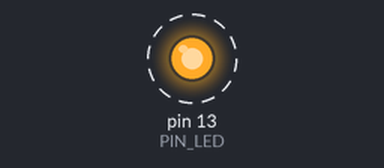
Simulated run of this sketch. Board: Arduino Uno, built with avr-gcc and run on an emulated ATmega328P. Parts: output pins drawn as LEDs (lit = HIGH). Dashed ring = blinking.

Above: at 0.1 s.
Timing chart, 0 to 3.0 s (numbered marks = the images above):
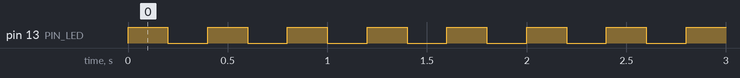

Measured:
- by itself, pin 13 (PIN_LED): alternates HIGH for 0.20 s and LOW for 0.20 s

The sketch:

practice02_led.ino
```cpp
// (licence header left out)
#define PIN_LED 13              // IO 13(5番ピン) にLEDを接続する

void setup() {                  // 起動時に一度だけ実行される関数
    pinMode(PIN_LED,OUTPUT);    // LEDを接続したポートを出力に設定する
}

void loop() {                   // setup実行後に繰り返し実行される関数
    digitalWrite(PIN_LED,HIGH); // ポートをHレベル(3.3V)に設定（点灯）
    delay(200);                 // 時間待ち(200ms)
    digitalWrite(PIN_LED,LOW);  // ポートをLレベル(0V)に設定（消灯）
    delay(200);                 // 時間待ち(200ms)
}
```
